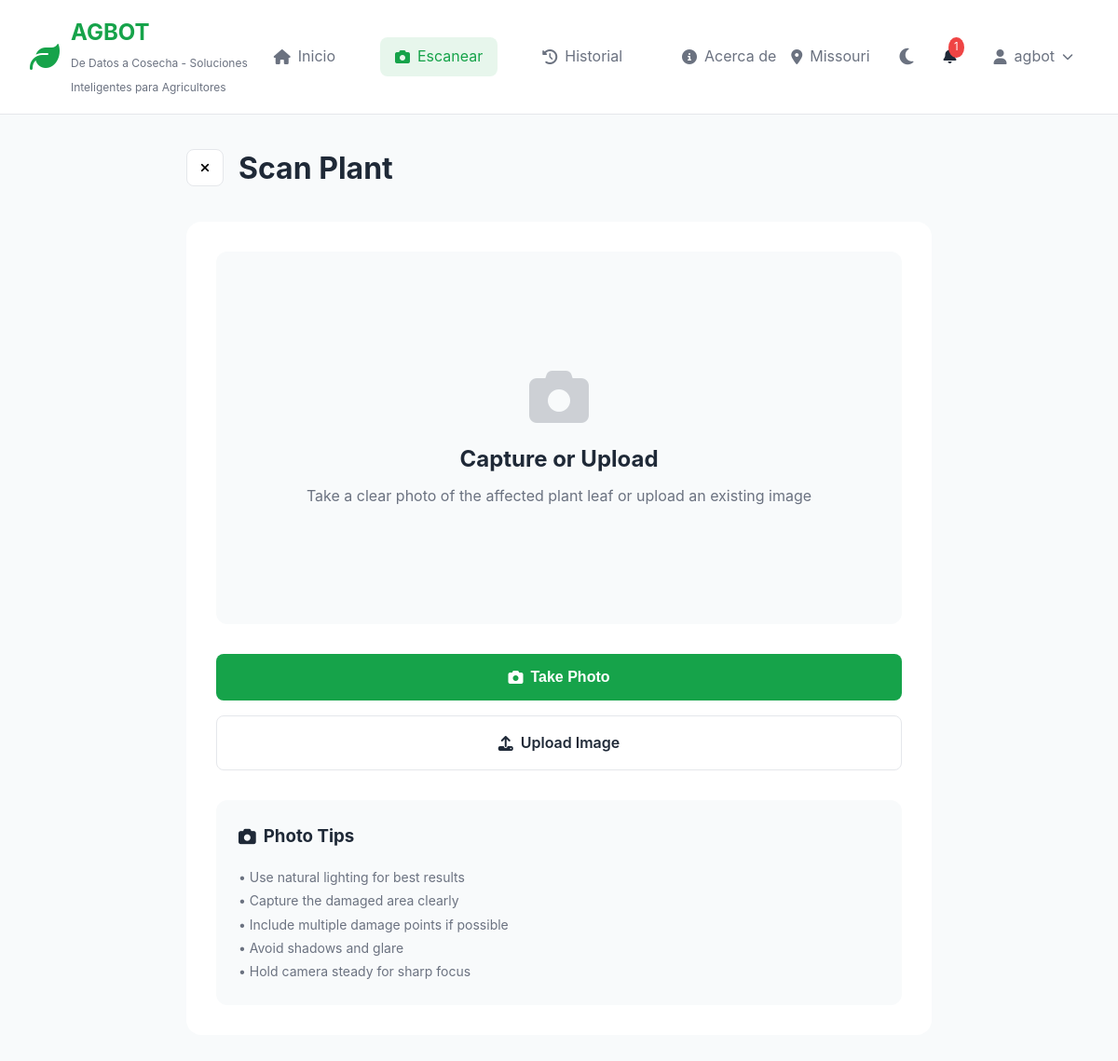
Page /scan (signed in) on the committed database.
### models.py (models this page shows, shortened)
class User(UserMixin, db.Model):
    __tablename__ = 'users'
    id = db.Column(db.Integer, primary_key=True)
    email = db.Column(db.String(120), unique=True, nullable=False, index=True)
    phone = db.Column(db.String(20), unique=True, nullable=True)
    password_hash = db.Column(db.String(255), nullable=False)
    name = db.Column(db.String(100), nullable=False)
    location = db.Column(db.String(100), nullable=True)
    language = db.Column(db.String(10), default='en')  # en, hi, es, sw, etc.
    units = db.Column(db.String(10), default='metric')  # metric or imperial
    theme = db.Column(db.String(20), default='emerald')  # emerald, forest, ocean, sunset
    farm_name = db.Column(db.String(100), nullable=True)
    farm_size = db.Column(db.String(50), nullable=True)
    crops = db.Column(db.Text, nullable=True)  # Comma-separated crop list
    notification_email = db.Column(db.Boolean, default=True)
    notification_push = db.Column(db.Boolean, default=True)
    created_at = db.Column(db.DateTime, default=datetime.utcnow)
    last_login = db.Column(db.DateTime)
    is_active = db.Column(db.Boolean, default=True)
    oauth_provider = db.Column(db.String(50), nullable=True)  # google, microsoft
    oauth_id = db.Column(db.String(255), nullable=True)
    scans = db.relationship('Scan', backref='user', lazy='dynamic', cascade='all, delete-orphan')
    feedbacks = db.relationship('Feedback', backref='user', lazy='dynamic', cascade='all, delete-orphan')

### app.py (the view)
@app.route('/scan')
def scan():
    return render_template('scan.html')

### app.py (called while the page is built)
@login_manager.user_loader
def load_user(user_id):
    return User.query.get(int(user_id))

@app.context_processor
def inject_translations():
    if current_user.is_authenticated:
        lang = current_user.language
    else:
        lang = session.get('language', request.args.get('lang', 'en'))
    trans = translations.get(lang, translations['en'])
    return dict(lang=lang, t=trans)

### templates/scan.html (shortened to what this page needs)
{% extends "base.html" %}
{% block content %}
<div class="scan-page">
    <div class="scan-header">
        <button class="back-button" onclick="history.back()">
            <i class="fas fa-times"></i>
        </button>
        <h1>Scan Plant</h1>
    </div>
    <div class="scan-container">
        <div class="camera-view" id="cameraView">
            <div class="camera-placeholder" id="cameraPlaceholder">
                <i class="fas fa-camera"></i>
                <h2>Capture or Upload</h2>
                <p>Take a clear photo of the affected plant leaf or upload an existing image</p>
            </div>
        </div>
        <div class="scan-controls">
            <button class="primary-button" id="takePhotoBtn">
                <i class="fas fa-camera"></i> Take Photo
            </button>
            <label for="fileInput" class="secondary-button">
                <i class="fas fa-upload"></i> Upload Image
            </label>
        </div>
        <div class="photo-tips">
            <h3><i class="fas fa-camera"></i> Photo Tips</h3>
            <ul>
                <li>• Use natural lighting for best results</li>
                <li>• Capture the damaged area clearly</li>
                <li>• Include multiple damage points if possible</li>
                <li>• Avoid shadows and glare</li>
                <li>• Hold camera steady for sharp focus</li>
            </ul>
        </div>
    </div>
</div>
{% endblock %}

### templates/base.html (shortened to what this page needs)
<!DOCTYPE html>
<html lang="{{ lang }}" data-theme="{{ current_user.theme if current_user.is_authenticated and current_user.theme else 'light' }}">
<head>
    <link rel="stylesheet" href="{{ url_for('static', filename='css/style.css') }}">
    <link rel="stylesheet" href="https://cdnjs.cloudflare.com/ajax/libs/font-awesome/6.4.0/css/all.min.css">
</head>
<body>
    <nav class="navbar">
        <div class="nav-container">
            {% if current_user.is_authenticated %}
            <div class="nav-logo">
                <i class="fas fa-leaf"></i>
                <div>
                    <h2>{{ t.brand.name }}</h2>
                    <span>{{ t.brand.tagline }}</span>
                </div>
            </div>
            {% endif %}
            {% if current_user.is_authenticated %}
            <div class="nav-menu">
                <a href="{{ url_for('index') }}" class="nav-item {% if request.endpoint == 'index' %}active{% endif %}">
                    <i class="fas fa-home"></i> {{ t.nav.home }}
                </a>
                <a href="{{ url_for('scan') }}" class="nav-item {% if request.endpoint == 'scan' %}active{% endif %}">
                    <i class="fas fa-camera"></i> {{ t.nav.scan }}
                </a>
                <a href="{{ url_for('history') }}" class="nav-item {% if request.endpoint == 'history' %}active{% endif %}">
                    <i class="fas fa-history"></i> {{ t.nav.history }}
                </a>
                <a href="{{ url_for('about') }}" class="nav-item {% if request.endpoint == 'about' %}active{% endif %}">
                    <i class="fas fa-info-circle"></i> {{ t.nav.about }}
                </a>
            </div>
            {% endif %}
            <div class="nav-user">
                {% if current_user.is_authenticated %}
                <div class="location">
                    <i class="fas fa-map-marker-alt"></i> {{ current_user.location or 'Location' }}
                </div>
                <button class="theme-toggle" id="themeToggle" title="Toggle theme">
                    <i class="fas fa-moon"></i>
                </button>
                <div class="notifications">
                    <i class="fas fa-bell"></i>
                    <span class="badge">1</span>
                </div>
                <div class="user-dropdown">
                    <div class="user-profile" onclick="toggleUserMenu()">
                        <i class="fas fa-user"></i> {{ current_user.name }}
                        <i class="fas fa-chevron-down"></i>
                    </div>
                </div>
                {% endif %}
            </div>
        </div>
    </nav>
    <main class="content">
        {% block content %}{% endblock %}
    </main>
</body>
</html>

### static/css/style.css (style rules this page uses)
* { margin: 0; padding: 0; box-sizing: border-box; }
:root { --primary-color: #16a34a; --secondary-color: #ff6b35; --background: #f8fafb; --card-bg: #ffffff; --text-primary: #1f2937; --text-secondary: #6b7280; --border-color: #e5e7eb; --success: #10b981; --warning: #fbbf24; --danger: #ef4444; --info: #3b82f6; --shadow: rgba(0, 0, 0, 0.1); }
html { overflow-x: hidden; width: 100%; margin: 0; padding: 0; }
body { font-family: -apple-system, BlinkMacSystemFont, 'Segoe UI', Roboto, 'Helvetica Neue', Arial, sans-serif; background: var(--background); color: var(--text-primary); line-height: 1.6; overflow-x: hidden; width: 100%; max-width: 100%; margin: 0; padding: 0; }
.navbar { background: var(--card-bg); border-bottom: 1px solid var(--border-color); position: sticky; top: 0; z-index: 1000; }
.nav-container { max-width: 1400px; margin: 0 auto; padding: 1rem 2rem; display: flex; align-items: center; justify-content: space-between; }
.nav-logo { display: flex; align-items: center; gap: 0.75rem; }
.nav-logo i { font-size: 2rem; color: var(--primary-color); }
.nav-logo h2 { font-size: 1.5rem; font-weight: 700; color: var(--primary-color); }
.nav-logo span { font-size: 0.75rem; color: var(--text-secondary); }
.nav-menu { display: flex; gap: 2rem; }
.nav-item { display: flex; align-items: center; gap: 0.5rem; padding: 0.5rem 1rem; color: var(--text-secondary); text-decoration: none; border-radius: 0.5rem; transition: all 0.2s; white-space: nowrap; }
.nav-item.active { color: var(--primary-color); background: rgba(22, 163, 74, 0.1); }
.nav-user { display: flex; align-items: center; gap: 1.5rem; }
.location, .user-profile { display: flex; align-items: center; gap: 0.5rem; color: var(--text-secondary); }
.theme-toggle { background: none; border: none; color: var(--text-secondary); cursor: pointer; font-size: 1.25rem; padding: 0.5rem; border-radius: 0.5rem; transition: all 0.2s; display: flex; align-items: center; justify-content: center; }
.theme-toggle i { transition: transform 0.3s ease; }
.notifications { position: relative; cursor: pointer; }
.notifications .badge { position: absolute; top: -8px; right: -8px; background: var(--danger); color: white; font-size: 0.7rem; padding: 2px 6px; border-radius: 50%; }
.content { max-width: 1400px; margin: 0 auto; padding: 2rem; width: 100%; }
.scan-page { max-width: 800px; margin: 0 auto; }
.scan-header { display: flex; align-items: center; gap: 1rem; margin-bottom: 2rem; }
.back-button { width: 40px; height: 40px; border-radius: 0.5rem; border: 1px solid var(--border-color); background: white; display: flex; align-items: center; justify-content: center; cursor: pointer; transition: all 0.2s; }
.scan-container { background: var(--card-bg); border-radius: 1rem; padding: 2rem; }
.camera-view { width: 100%; height: 400px; background: var(--background); border-radius: 0.75rem; overflow: hidden; margin-bottom: 2rem; position: relative; }
.camera-placeholder { height: 100%; display: flex; flex-direction: column; align-items: center; justify-content: center; color: var(--text-secondary); }
.camera-placeholder i { font-size: 4rem; margin-bottom: 1rem; opacity: 0.3; }
.camera-placeholder h2 { font-size: 1.5rem; color: var(--text-primary); margin-bottom: 0.5rem; }
.scan-controls { display: flex; flex-direction: column; gap: 1rem; margin-bottom: 2rem; }
.primary-button, .secondary-button { padding: 1rem; border-radius: 0.5rem; font-weight: 600; display: flex; align-items: center; justify-content: center; gap: 0.5rem; cursor: pointer; transition: all 0.2s; border: none; font-size: 1rem; }
.primary-button { background: var(--primary-color); color: white; }
.secondary-button { background: white; color: var(--text-primary); border: 1px solid var(--border-color); }
.photo-tips { background: var(--background); padding: 1.5rem; border-radius: 0.75rem; }
.photo-tips h3 { display: flex; align-items: center; gap: 0.5rem; margin-bottom: 1rem; color: var(--text-primary); }
.photo-tips ul { list-style: none; color: var(--text-secondary); font-size: 0.875rem; line-height: 1.8; }
.user-dropdown { position: relative; }
.user-profile { display: flex; align-items: center; gap: 0.5rem; cursor: pointer; padding: 0.5rem 1rem; border-radius: 0.5rem; transition: background 0.2s; }
.user-profile i.fa-chevron-down { font-size: 0.75rem; transition: transform 0.3s; }

### rows in the picture
User: brand.name "AGBOT", location "Missouri", name "agbot"

### other values in the picture
{{ t.brand.tagline }} "De Datos a Cosecha - Soluciones Inteligentes para Agricultores"
{{ t.nav.home }} "Inicio"
{{ t.nav.scan }} "Escanear"
{{ t.nav.history }} "Historial"
{{ t.nav.about }} "Acerca de"
